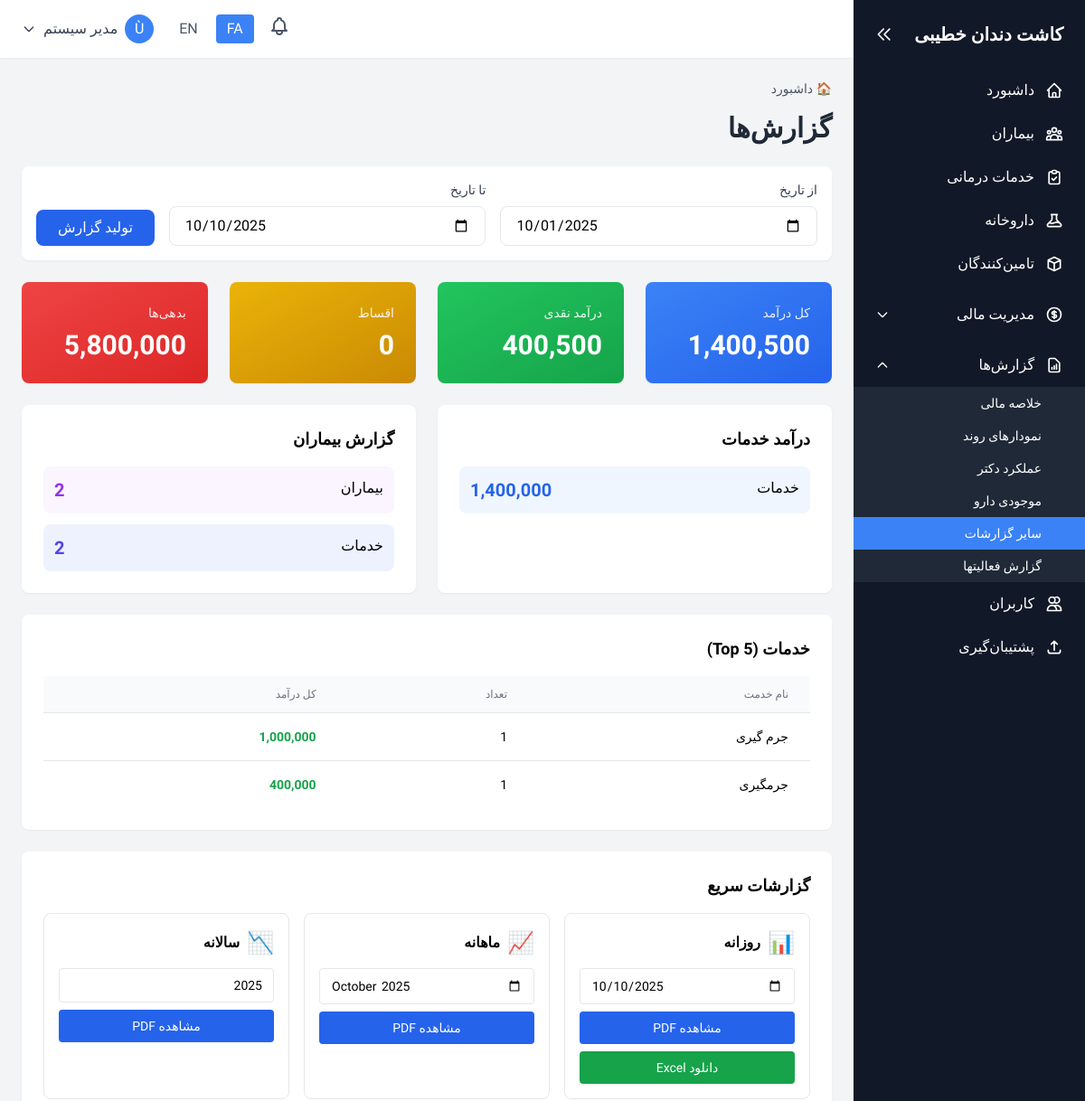
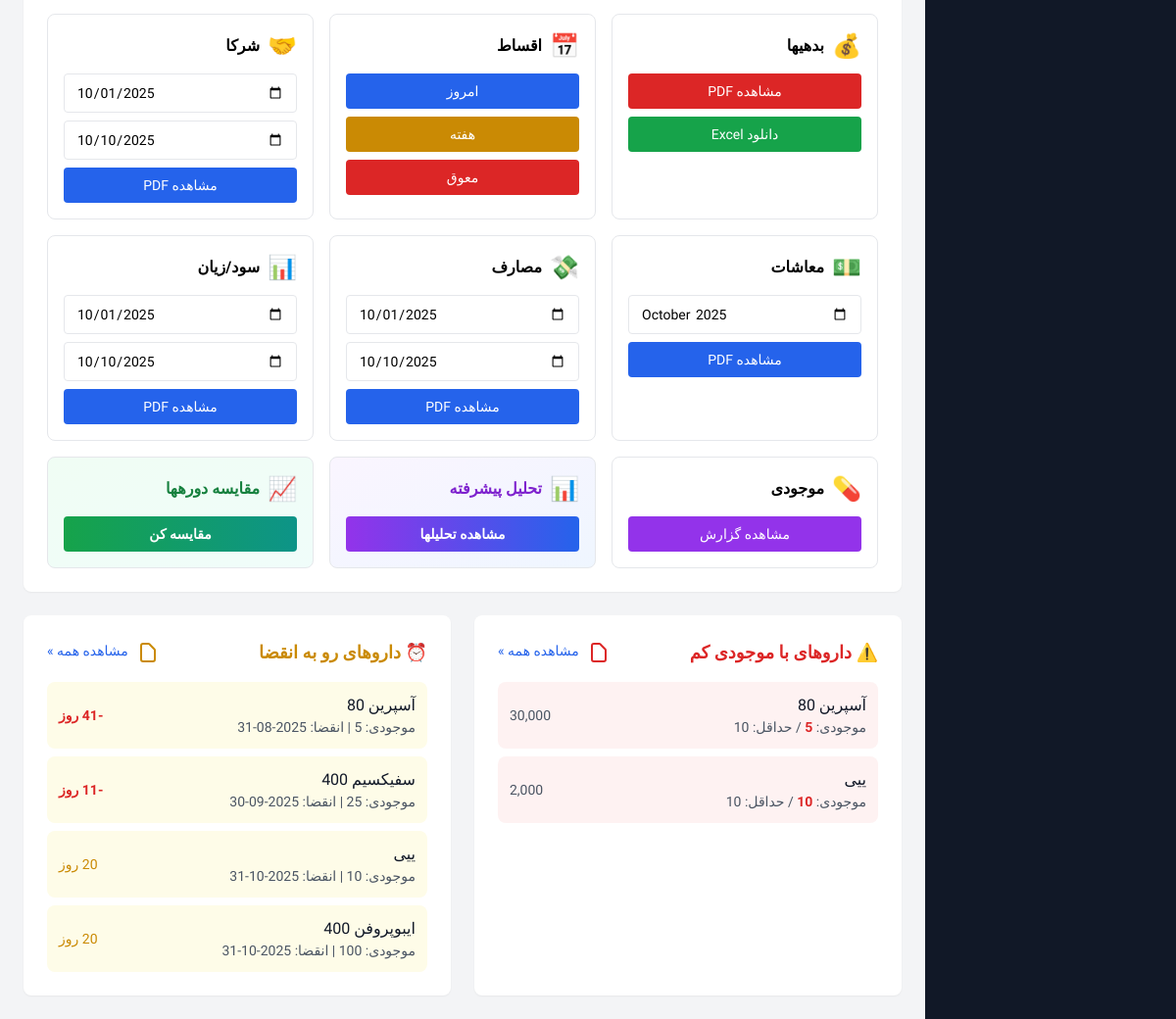
The page /reports/index.php (signed in) on the database its author committed (2 pictures, top to bottom).
### tables this page shows
CREATE TABLE `system` (
  `id` int(11) NOT NULL,
  `record_type` enum('setting','activity_log') NOT NULL,
  `setting_key` varchar(50) DEFAULT NULL,
  `setting_value` text DEFAULT NULL,
  `setting_type` varchar(20) DEFAULT 'text',
  `description` text DEFAULT NULL,
  `user_id` int(11) DEFAULT NULL,
  `action` varchar(50) DEFAULT NULL,
  `table_name` varchar(50) DEFAULT NULL,
  `record_id` int(11) DEFAULT NULL,
  `ip_address` varchar(45) DEFAULT NULL,
  `user_agent` text DEFAULT NULL,
  `created_at` datetime DEFAULT current_timestamp(),
  `updated_at` datetime DEFAULT current_timestamp() ON UPDATE current_timestamp()
);

CREATE TABLE `medicines` (
  `id` int(11) NOT NULL,
  `medicine_code` varchar(20) NOT NULL,
  `medicine_name` varchar(100) NOT NULL,
  `medicine_name_en` varchar(100) DEFAULT NULL,
  `category` varchar(50) DEFAULT NULL,
  `manufacturer` varchar(100) DEFAULT NULL,
  `unit` varchar(20) NOT NULL,
  `purchase_price` decimal(10,2) NOT NULL,
  `sale_price` decimal(10,2) NOT NULL,
  `stock_quantity` int(11) DEFAULT 0,
  `min_stock_level` int(11) DEFAULT 10,
  `expiry_date` date DEFAULT NULL,
  `description` text DEFAULT NULL,
  `supplier_name` varchar(100) DEFAULT NULL,
  `supplier_phone` varchar(20) DEFAULT NULL,
  `supplier_email` varchar(100) DEFAULT NULL,
  `supplier_address` text DEFAULT NULL,
  `sale_patient_id` int(11) DEFAULT NULL,
  `sale_code` varchar(20) DEFAULT NULL,
  `sale_date` date DEFAULT NULL,
  `sale_quantity` int(11) DEFAULT NULL,
  `sale_unit_price` decimal(10,2) DEFAULT NULL,
  `sale_total_price` decimal(10,2) DEFAULT NULL,
  `movement_type` enum('purchase','sale','adjustment') DEFAULT NULL,
  `movement_date` date DEFAULT NULL,
  `movement_quantity` int(11) DEFAULT NULL,
  `movement_notes` text DEFAULT NULL,
  `is_active` tinyint(1) DEFAULT 1,
  `created_by` int(11) DEFAULT NULL,
  `created_at` datetime DEFAULT current_timestamp(),
  `updated_at` datetime DEFAULT current_timestamp() ON UPDATE current_timestamp()
);

### reports/index.php (the view, shortened to what the rows shown need)
<?php
require_once '../config/config.php';
include '../includes/header.php';
$fromDate = $_GET['from_date'] ?? date('Y-m-01');
$toDate = $_GET['to_date'] ?? date('Y-m-d');
$topServices = fetchAll("SELECT service_name, COUNT(*) as count, SUM(final_price) as revenue FROM services WHERE service_date BETWEEN ? AND ? AND status != 'template' AND patient_id IS NOT NULL GROUP BY service_name ORDER BY revenue DESC LIMIT 5", [$fromDate, $toDate]);
$lowStock = fetchAll("SELECT * FROM medicines WHERE is_active = 1 AND stock_quantity <= min_stock_level ORDER BY stock_quantity ASC LIMIT 5");
$expiringSoon = fetchAll("SELECT * FROM medicines WHERE is_active = 1 AND expiry_date <= DATE_ADD(CURDATE(), INTERVAL 30 DAY) ORDER BY expiry_date ASC LIMIT 5");
?>
<div class="space-y-6">
    <h1 class="text-3xl font-bold text-gray-800"><?php echo $lang['reports']; ?></h1>
    <div class="grid grid-cols-1 md:grid-cols-2 gap-6">
        <div class="bg-white rounded-lg shadow-sm p-6">
            <h2 class="text-lg font-semibold mb-4"><?php echo $lang['service_revenue']; ?></h2>
        </div>
        <div class="bg-white rounded-lg shadow-sm p-6">
            <h2 class="text-lg font-semibold mb-4"><?php echo $lang['patient_report']; ?></h2>
        </div>
    </div>
    <div class="bg-white rounded-lg shadow-sm p-6">
        <h2 class="text-lg font-semibold mb-4"><?php echo $lang['services']; ?> (Top 5)</h2>
        <?php if ($topServices): ?>
        <table class="min-w-full divide-y divide-gray-200">
            <thead class="bg-gray-50">
                <tr>
                    <th class="px-6 py-3 text-right text-xs font-medium text-gray-500 uppercase"><?php echo $lang['service_name']; ?></th>
                    <th class="px-6 py-3 text-right text-xs font-medium text-gray-500 uppercase"><?php echo $lang['quantity']; ?></th>
                    <th class="px-6 py-3 text-right text-xs font-medium text-gray-500 uppercase"><?php echo $lang['total_revenue']; ?></th>
                </tr>
            </thead>
        </table>
        <?php endif; ?>
    </div>
    <div class="bg-white rounded-lg shadow-sm p-6">
        <h2 class="text-lg font-semibold mb-4">گزارشات سریع</h2>
    </div>
    <div class="grid grid-cols-1 md:grid-cols-2 gap-6">
        <?php if ($lowStock): ?>
        <div class="bg-white rounded-lg shadow-sm p-6">
            <div class="flex justify-between items-center mb-4">
                <h2 class="text-lg font-semibold text-red-600">⚠️ داروهای با موجودی کم</h2>
            </div>
            <div class="space-y-2">
                <?php foreach ($lowStock as $m): ?>
                <div class="flex justify-between items-center p-3 bg-red-50 rounded-lg">
                    <div>
                        <div class="font-medium text-gray-900"><?php echo htmlspecialchars($m['medicine_name']); ?></div>
                        <div class="text-sm text-gray-600">موجودی: <span class="text-red-600 font-bold"><?php echo $m['stock_quantity']; ?></span> / حداقل: <?php echo $m['min_stock_level']; ?></div>
                    </div>
                    <div class="text-sm text-gray-600"><?php echo formatCurrency($m['purchase_price']); ?></div>
                </div>
                <?php endforeach; ?>
            </div>
        </div>
        <?php endif; ?>
        <?php if ($expiringSoon): ?>
        <div class="bg-white rounded-lg shadow-sm p-6">
            <div class="flex justify-between items-center mb-4">
                <h2 class="text-lg font-semibold text-yellow-600">⏰ داروهای رو به انقضا</h2>
            </div>
            <div class="space-y-2">
                <?php foreach ($expiringSoon as $m):
                    $daysLeft = floor((strtotime($m['expiry_date']) - time()) / 86400);
                ?>
                <div class="flex justify-between items-center p-3 bg-yellow-50 rounded-lg">
                    <div>
                        <div class="font-medium text-gray-900"><?php echo htmlspecialchars($m['medicine_name']); ?></div>
                        <div class="text-sm text-gray-600">موجودی: <?php echo $m['stock_quantity']; ?> | انقضا: <?php echo $m['expiry_date']; ?></div>
                    </div>
                    <div class="text-sm <?php echo $daysLeft < 7 ? 'text-red-600 font-bold' : 'text-yellow-600'; ?>"><?php echo $daysLeft; ?> روز</div>
                </div>
                <?php endforeach; ?>
            </div>
        </div>
        <?php endif; ?>
    </div>
</div>
<?php include '../includes/footer.php'; ?>

### includes/header.php (shortened to what the rows shown need)
<?php
$lang = loadLanguage();
?>
<!DOCTYPE html>
<html lang="<?php echo $current_lang; ?>" dir="<?php echo $current_lang === 'fa' ? 'rtl' : 'ltr'; ?>">
<head>
    <script src="https://cdn.tailwindcss.com"></script>
    <link rel="stylesheet" href="<?php echo BASE_URL; ?>/assets/css/mobile.css">
</head>
<body class="bg-gray-100">
    <div class="flex h-screen overflow-hidden">
        <aside id="sidebar" class="w-64 bg-gray-900 text-white flex-shrink-0 hidden md:flex flex-col transition-all duration-300">
            <div class="p-6 flex-shrink-0 flex items-center justify-between">
                <h1 id="sidebar-title" class="text-xl font-bold"><?php echo getSetting('clinic_name', $lang['app_name']); ?></h1>
                <button id="sidebar-toggle" class="text-white hover:text-gray-300 hidden md:block" title="بستن منو">
                    <svg class="w-5 h-5" fill="none" stroke="currentColor" viewBox="0 0 24 24">
                        <path stroke-linecap="round" stroke-linejoin="round" stroke-width="2" d="M11 19l-7-7 7-7m8 14l-7-7 7-7"></path>
                    </svg>
                </button>
            </div>
        </aside>
        <div class="flex-1 flex flex-col overflow-hidden">
            <main class="flex-1 overflow-y-auto p-6">

### rows shown on the page
system: setting_value "کاشت دندان خطیبی"
medicines: medicine_name "آسپرین 80", stock_quantity "5", min_stock_level "10", purchase_price "30,000", expiry_date "2025-08-31"
medicines: medicine_name "ییی", stock_quantity "10", min_stock_level "10", purchase_price "2,000", expiry_date "2025-10-31"
medicines: medicine_name "سفیکسیم 400", expiry_date "2025-09-30"
medicines: medicine_name "ایبوپروفن 400", expiry_date "2025-10-31"

### other values the page prints
$lang['menu_dashboard'] "داشبورد"
$lang['menu_patients'] "بیماران"
$lang['menu_services'] "خدمات درمانی"
$lang['menu_medicines'] "داروخانه"
$lang['menu_suppliers'] "تامین‌کنندگان"
$lang['menu_reports'] "گزارش‌ها"
$lang['menu_users'] "کاربران"
$lang['menu_backup'] "پشتیبان‌گیری"
substr($user['full_name'], 0, 1) "Ù"
$user['full_name'] "مدیر سیستم"
$lang['reports'] "گزارش‌ها"
$lang['from_date'] "از تاریخ"
$lang['to_date'] "تا تاریخ"
$lang['generate_report'] "تولید گزارش"
$lang['total_revenue'] "کل درآمد"
